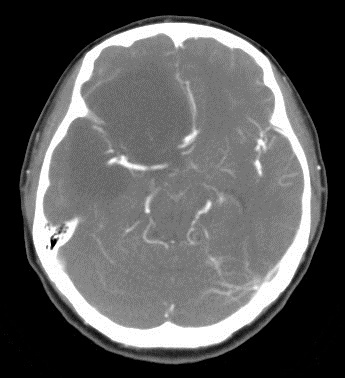
#> input picture 5-HSI merge/CT-processed.jpg, 345 x 378 px
$ python 'HSI merge.py'
#> lines starting #> are read from the running program, lines starting #| are printed output that depends on the picture
#!/usr/bin/python
# -*- coding:utf8 -*-
import cv2
import numpy as np
from math import *

def resizing(img):
    # 对图片进行大小调整，统一大小
    w = img.shape[0]
    h = img.shape[1]
    img = cv2.resize(img, (408, 432), interpolation=cv2.INTER_CUBIC)
    return(img)

def rgb2gray(img):
    # 将RGB图像转换为灰度图
    w = img.shape[0]
    h = img.shape[1]
    gray = np.zeros((w, h))
    for i in range(w):
        for j in range(h):
            gray[i,j] = 0.299*img[i,j,0] + 0.587*img[i,j,1] + 0.114*img[i,j,2]
    return(gray)

def rgb2hsi(img):
    # 将RGB图像转换为HSI图像
    w = img.shape[0]
    h = img.shape[1]
    b, g, r = cv2.split(img)
    # 归一化到[0,1]
    b = b / 255.0
    g = g / 255.0
    r = r / 255.0
    res = img.copy()
    H, S, I = cv2.split(res)
    # 根据算法分类讨论
    for i in range(w):
        for j in range(h):
            num = 0.5 * ((r[i, j]-g[i, j])+(r[i, j]-b[i, j]))
            den = np.sqrt((r[i, j]-g[i, j])**2 + (r[i, j]-b[i, j])*(g[i, j]-b[i, j]))
            if den == 0:
                    H = 0
            else:
                theta = float(np.arccos(num / den))
                if b[i, j] <= g[i, j]:
                    H = theta
                else:
                    H = 2*np.pi - theta
            min_RGB = min(b[i, j], g[i, j], r[i, j])
            sum = b[i, j] + g[i, j] + r[i, j]
            if sum == 0:
                S = 0
            else:
                S = 1 - 3*min_RGB/sum
            H = H/(2*np.pi)
            I = 0.299*r[i,j] + 0.587*g[i,j] + 0.114*b[i,j]
            res[i, j, 0] = H*255
            res[i, j, 1] = S*255
            res[i, j, 2] = I*255
    return res

def equal(image):
    # 对图片进行局部直方图均衡化
    gray = cv2.cvtColor(image, cv2.COLOR_BGR2GRAY)
    clahe = cv2.createCLAHE(clipLimit=2.0, tileGridSize=(10, 10))
    res = clahe.apply(gray)
    return res

def ReplaceI(gray, HSI):
    # HSI图像分解后，用灰度图替换HSI图像中的I分量，再恢复成HSI图像
    H, S, I = cv2.split(HSI)
    r, c = I.shape
    for i in range(r):
        for j in range(c):
            I[i,j] = gray[i][j]
    res = cv2.merge([H, S, I])
    return res

def hsi2rgb(img):
    # 将HSI图像转换为RGB图像
    h = img.shape[0]
    w = img.shape[1]
    H, S, I = cv2.split(img)
    # 归一化到[0,1]
    H = H / 255.0
    S = S / 255.0
    I = I / 255.0
    res = img.copy()
    B, G, R = cv2.split(res)
    # 根据算法分类讨论
    for i in range(h):
        for j in range(w):
            if S[i, j] < 1e-6:
                R = I[i, j]
                G = I[i, j]
                B = I[i, j]
            else:
                H[i, j] *= 360
                if H[i, j] > 0 and H[i, j] <= 120:
                    B = I[i, j] * (1 - S[i, j])
                    R = I[i, j] * (1 + (S[i, j] * cos(H[i, j]* pi/180)) / cos((60 - H[i, j])* pi/180))
                    G = 3 * I[i, j] - (R + B)
                elif H[i, j] > 120 and H[i, j] <= 240:
                    H[i, j] = H[i, j] - 120
                    R = I[i, j] * (1 - S[i, j])
                    G = I[i, j] * (1 + (S[i, j] * cos(H[i, j]* pi/180)) / cos((60 - H[i, j])* pi/180))
                    B = 3 * I[i, j] - (R + G)
                elif H[i, j] > 240 and H[i, j] <= 360:
                    H[i, j] = H[i, j] - 240
                    G = I[i, j] * (1 - S[i, j])
                    B = I[i, j] * (1 + (S[i, j] * cos(H[i, j]* pi/180)) / cos((60 - H[i, j])* pi/180))
                    R = 3 * I[i, j] - (G + B)
            res[i, j, 0] = B * 255
            res[i, j, 1] = G * 255
            res[i, j, 2] = R * 255
    return res

def HSImain():
    CT = cv2.imread("CT-processed.jpg")
#> CT is the input picture: shape (378, 345, 3); min 0, max 255, mean 89.6
    T1 = cv2.imread("T1.jpg")
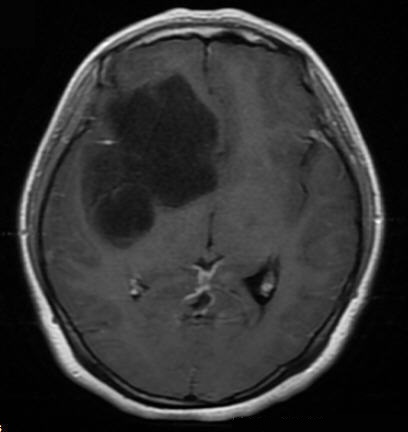
#> input picture 5-HSI merge/T1.jpg, 408 x 432 px
#> T1 is the input picture: shape (432, 408, 3); mean B, G, R 47.8, 47.8, 47.8
    T2 = cv2.imread("T2.jpg")
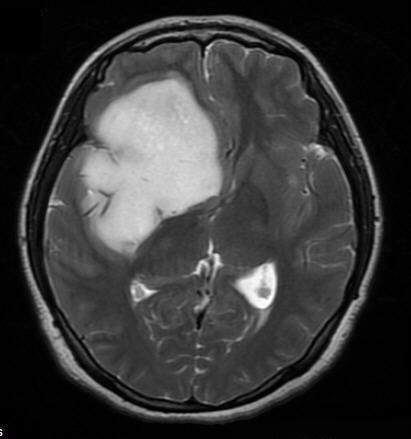
#> input picture 5-HSI merge/T2.jpg, 411 x 439 px
#> T2 is the input picture: shape (439, 411, 3); mean B, G, R 56.7, 56.7, 56.7
    CTresize = resizing(CT)
    T1resize = resizing(T1)
    T2resize = resizing(T2)
    CTgray = equal(CTresize)
    CThsi = rgb2hsi(CTresize)
    T1gray = equal(T1resize)
    T1hsi = rgb2hsi(T1resize)
    T2gray = equal(T2resize)
    T2hsi = rgb2hsi(T2resize)
#> after the loop in rgb2hsi (call 3), `for i in range(w):`:
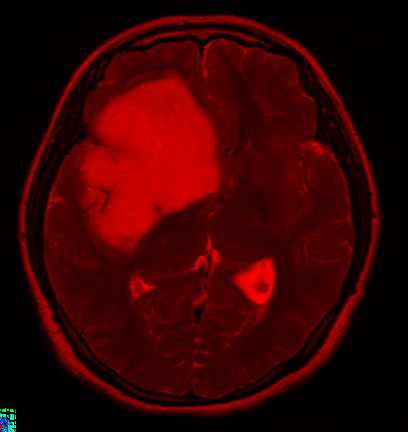
#> res: shape (432, 408, 3); mean B, G, R 0.2, 0.3, 56.5

    mergeCTt1 = ReplaceI(CTgray, T1hsi)
#> in ReplaceI, `res = cv2.merge([H, S, I])`:
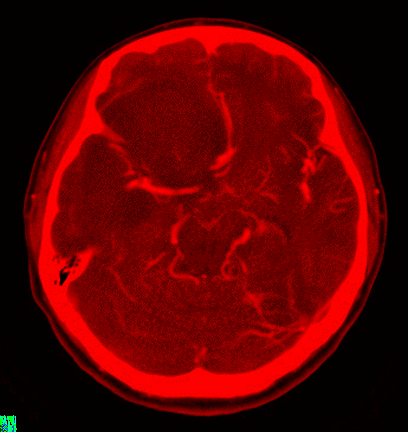
#> res: shape (432, 408, 3); mean B, G, R 0.2, 0.3, 89
    mergeCTt2 = ReplaceI(CTgray, T2hsi)
    merget1CT = ReplaceI(T1gray, CThsi)
#> in ReplaceI (call 3), `H, S, I = cv2.split(HSI)`: H: shape (432, 408); every value is 0
#> in ReplaceI (call 3), `res = cv2.merge([H, S, I])`:
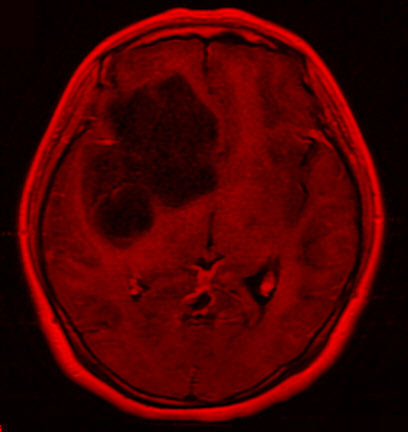
#> res: shape (432, 408, 3); mean B, G, R 0, 0, 70
    merget2CT = ReplaceI(T2gray, CThsi)
#> in ReplaceI (call 4), `res = cv2.merge([H, S, I])`:
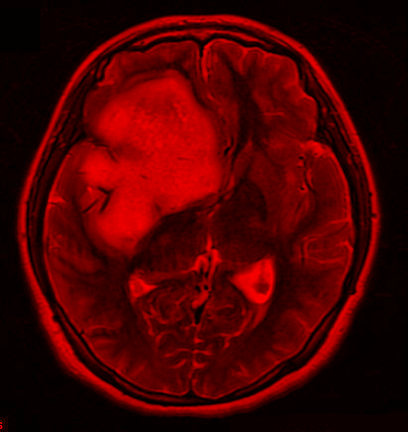
#> res: shape (432, 408, 3); mean B, G, R 0, 0, 73.3
    res1 = hsi2rgb(mergeCTt1) # CT作为高空间分辨率图与MRI的T1相融合
#> after the loop in hsi2rgb, `for i in range(h):`: H: shape (432, 408) float64; min 0, max 120, mean 0.1
    cv2.imwrite('CT&T1-HSI.jpg', res1)
    res2 = hsi2rgb(mergeCTt2) # CT作为高空间分辨率图与MRI的T2相融合
#> after the loop in hsi2rgb (call 2), `for i in range(h):`:
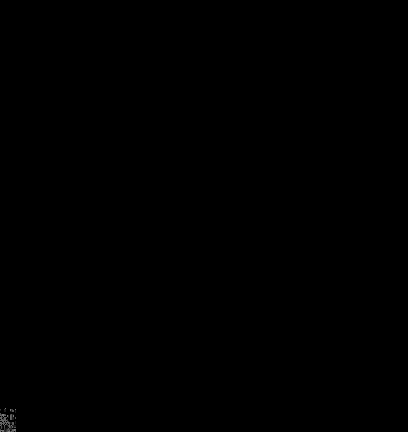
#> H: shape (432, 408) float64; min 0, max 120, mean 0.1
    cv2.imwrite('CT&T2-HSI.jpg', res2)
    res3 = hsi2rgb(merget1CT) # MRI的T1相作为高空间分辨率图与CT相融合
    cv2.imwrite('T1&CT-HSI.jpg', res3)
    res4 = hsi2rgb(merget2CT) # MRI的T2相作为高空间分辨率图与CT相融合
    cv2.imwrite('T2&CT-HSI.jpg', res4)

    cv2.imshow("CT", CTresize)
    cv2.imshow("MRI's T1", T1resize)
    cv2.imshow("MRI's T2", T2resize)
    cv2.imshow("CT as high resolusion pic merge with T1", res1)
    cv2.imshow("CT as high resolusion pic merge with T2", res2)
    cv2.imshow("T1 as high resolusion pic merge with CT", res3)
    cv2.imshow("T2 as high resolusion pic merge with CT", res4)
    cv2.waitKey(0)

if __name__ == '__main__':
    HSImain()
